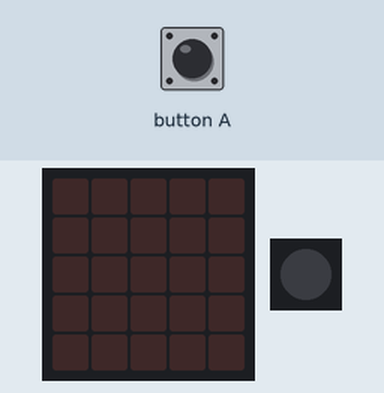
A program run on a simulated Calliope mini (MakeCode). Shown: the board's 5×5 LED display, 1 RGB LEDs in strip order, left to right. The test bench sets the inputs (shaded band). Random numbers come from a fixed seed.

Above: at 1.2 s.
1.3 s: button A pressed for 0.15 s
At 1.9 s:
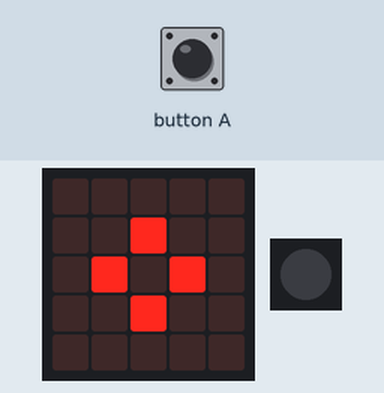
4.4 s: button A pressed for 0.15 s
At 5.0 s:
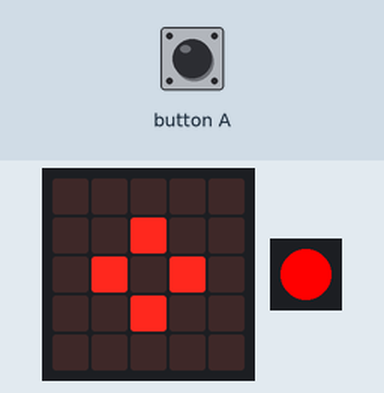
7.5 s: button A pressed for 0.15 s
At 8.7 s:
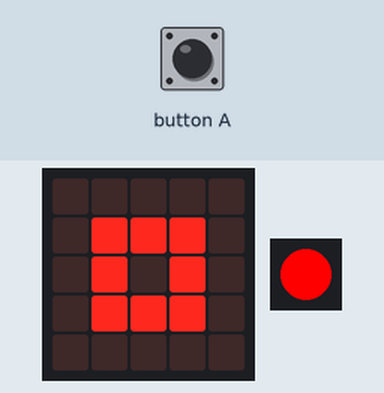
10.6 s: button A pressed for 0.15 s
At 14.5 s:
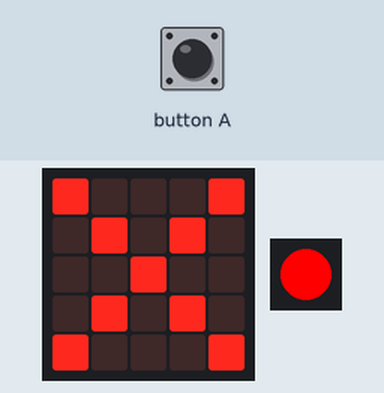
Timing chart, 0 to 14.7 s (numbered marks = the images above; inputs shaded):
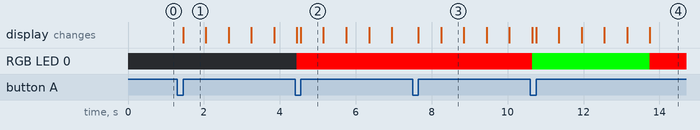

The program:

main.ts
```typescript
input.onButtonEvent(Button.A, input.buttonEventClick(), function () {
    basic.showIcon(IconNames.SmallDiamond)
    basic.showIcon(IconNames.SmallSquare)
    basic.showIcon(IconNames.Diamond)
    basic.showIcon(IconNames.Square)
    if (Math.randomBoolean()) {
        basic.showIcon(IconNames.Yes)
        basic.setLedColor(0x00ff00)
    } else {
        basic.showIcon(IconNames.No)
        basic.setLedColor(0xff0000)
    }
})
```

test.ts
```typescript
// Hier kann man Tests durchführen; diese Datei wird nicht kompiliert, wenn dieses Paket als Erweiterung verwendet wird.
```

Measured:
- after the input at 1.3 s, the display: changes after 0.15 s (image 1)
- after the input at 7.5 s, the display: first changes after 0.15 s (image 3 shows a later state)
- what the display in image 1 shows lasts 0.6 s, from 1.5 s to 2.1 s
